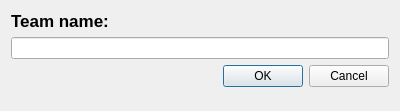
<?xml version="1.0" encoding="UTF-8"?>
<ui version="4.0">
 <class>newCompetitorDialog</class>
 <widget class="QDialog" name="newCompetitorDialog">
  <property name="windowModality">
   <enum>Qt::WindowModal</enum>
  </property>
  <property name="geometry">
   <rect>
    <x>0</x>
    <y>0</y>
    <width>400</width>
    <height>111</height>
   </rect>
  </property>
  <property name="windowTitle">
   <string>New team</string>
  </property>
  <layout class="QVBoxLayout" name="verticalLayout">
   <item>
    <widget class="QLabel" name="label">
     <property name="font">
      <font>
       <pointsize>13</pointsize>
       <weight>75</weight>
       <bold>true</bold>
      </font>
     </property>
     <property name="text">
      <string>Team name:</string>
     </property>
    </widget>
   </item>
   <item>
    <widget class="QLineEdit" name="competitorNameLE"/>
   </item>
   <item>
    <widget class="QDialogButtonBox" name="buttonBox">
     <property name="orientation">
      <enum>Qt::Horizontal</enum>
     </property>
     <property name="standardButtons">
      <set>QDialogButtonBox::Cancel|QDialogButtonBox::Ok</set>
     </property>
    </widget>
   </item>
   <item>
    <spacer name="verticalSpacer">
     <property name="orientation">
      <enum>Qt::Vertical</enum>
     </property>
     <property name="sizeHint" stdset="0">
      <size>
       <width>20</width>
       <height>30</height>
      </size>
     </property>
    </spacer>
   </item>
  </layout>
 </widget>
 <resources/>
 <connections>
  <connection>
   <sender>buttonBox</sender>
   <signal>accepted()</signal>
   <receiver>newCompetitorDialog</receiver>
   <slot>accept()</slot>
   <hints>
    <hint type="sourcelabel">
     <x>248</x>
     <y>254</y>
    </hint>
    <hint type="destinationlabel">
     <x>157</x>
     <y>274</y>
    </hint>
   </hints>
  </connection>
  <connection>
   <sender>buttonBox</sender>
   <signal>rejected()</signal>
   <receiver>newCompetitorDialog</receiver>
   <slot>reject()</slot>
   <hints>
    <hint type="sourcelabel">
     <x>316</x>
     <y>260</y>
    </hint>
    <hint type="destinationlabel">
     <x>286</x>
     <y>274</y>
    </hint>
   </hints>
  </connection>
 </connections>
</ui>
